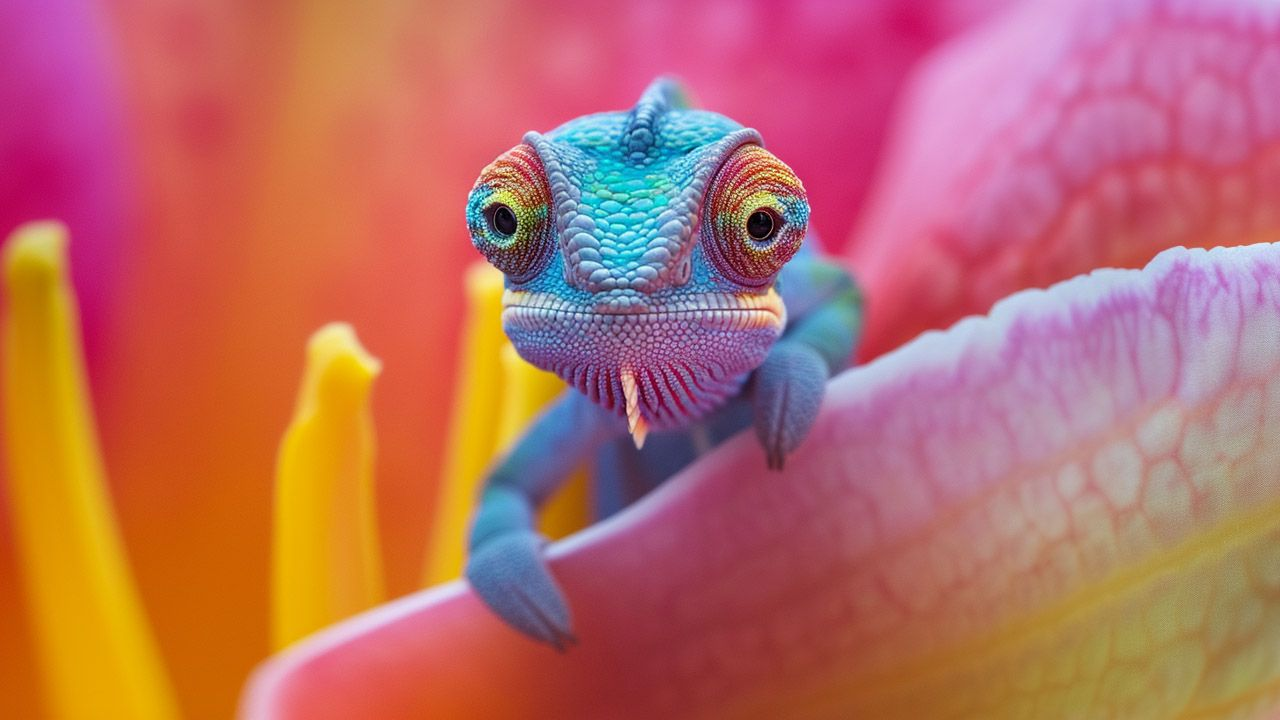
#> input picture image_input.jpg, 1280 x 720 px
$ python main.py   (older library calls are emulated)
#> lines starting #> are read from the running program, lines starting #| are printed output that depends on the picture
import cv2
import numpy as np
import matplotlib.pyplot as plt

# Đọc ảnh và chuyển sang ảnh xám
image = cv2.imread('./image_input.jpg', cv2.IMREAD_GRAYSCALE)
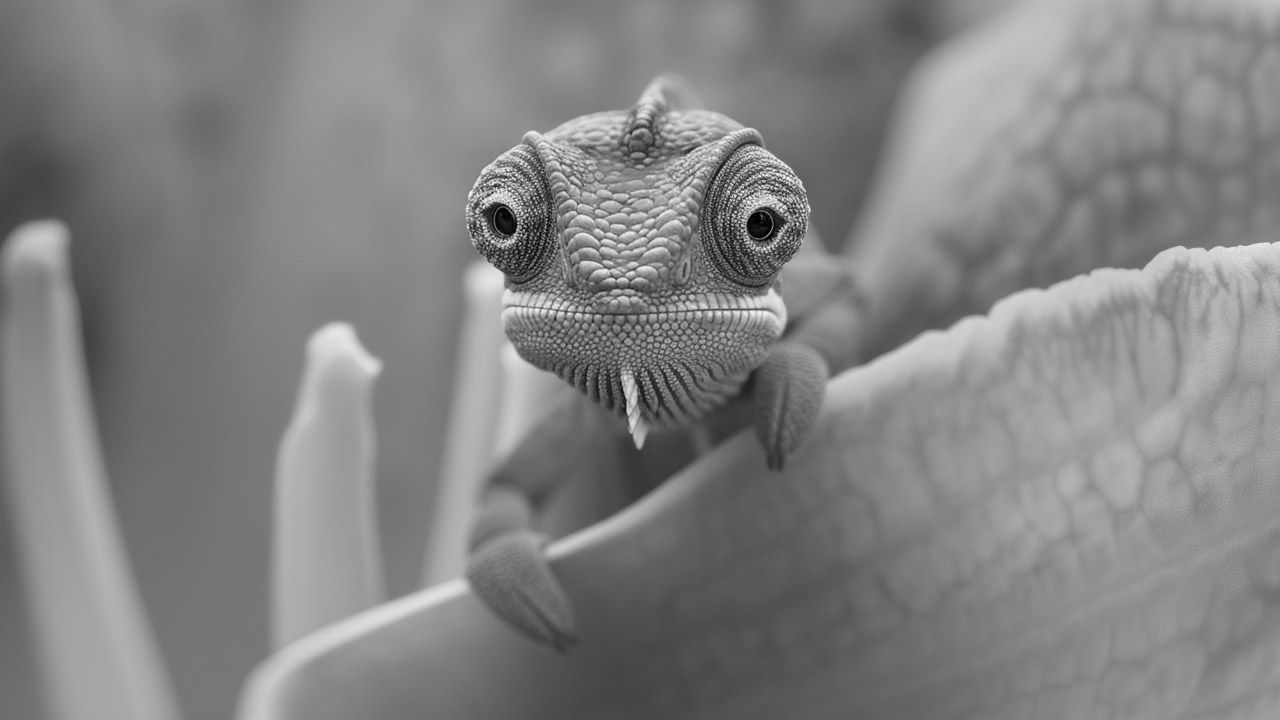
#> image: shape (720, 1280); min 0, max 255, mean 130.7

# Phương pháp Sobel
sobel_x = cv2.Sobel(image, cv2.CV_64F, 1, 0, ksize=3)
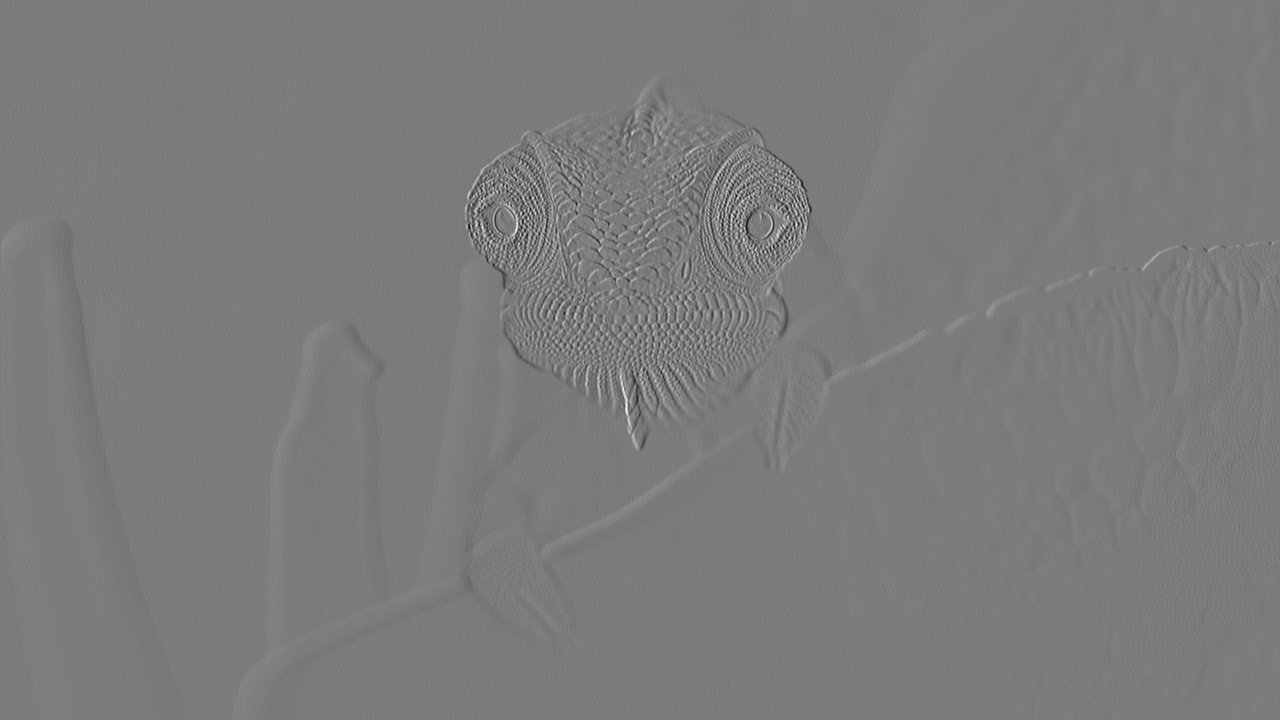
#> sobel_x: shape (720, 1280) float64; min -676, max 715, mean 0.3; drawn with min black and max white
sobel_y = cv2.Sobel(image, cv2.CV_64F, 0, 1, ksize=3)
sobel = np.sqrt(sobel_x**2 + sobel_y**2)
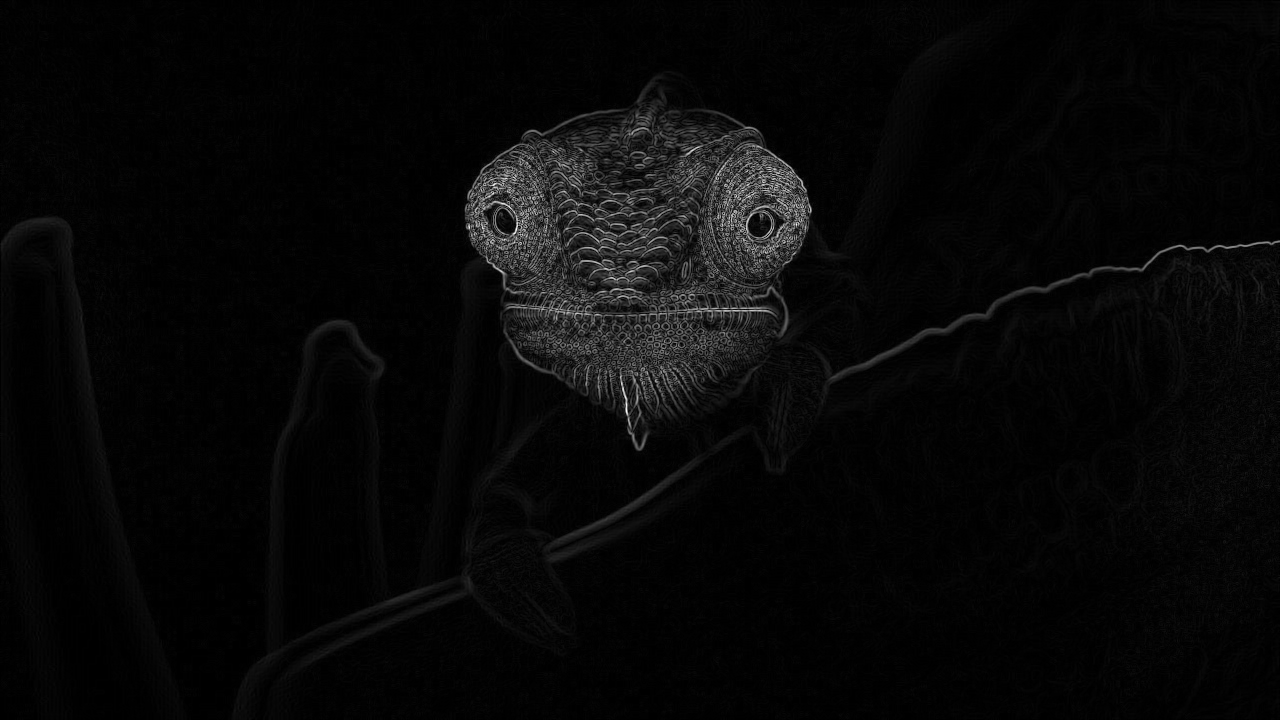
#> sobel: shape (720, 1280) float64; min 0, max 715.1, mean 22.7; drawn with min black and max white

# Phương pháp Laplacian of Gaussian (LoG)
blurred = cv2.GaussianBlur(image, (3, 3), 0)
laplacian = cv2.Laplacian(blurred, cv2.CV_64F)

# Hiển thị kết quả
plt.figure(figsize=(10, 5))
plt.subplot(1, 3, 1), plt.imshow(image, cmap='gray'), plt.title('Original Image')
plt.subplot(1, 3, 2), plt.imshow(sobel, cmap='gray'), plt.title('Sobel Edge Detection')
plt.subplot(1, 3, 3), plt.imshow(laplacian, cmap='gray'), plt.title('LoG Edge Detection')
plt.show()
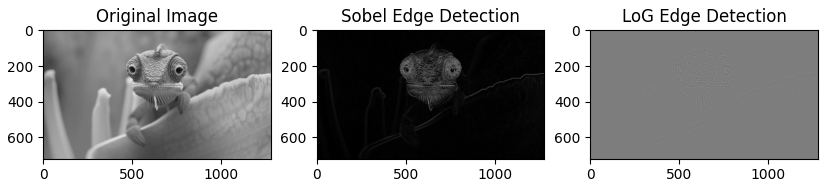
#> figure drawn by matplotlib, 3 panels
